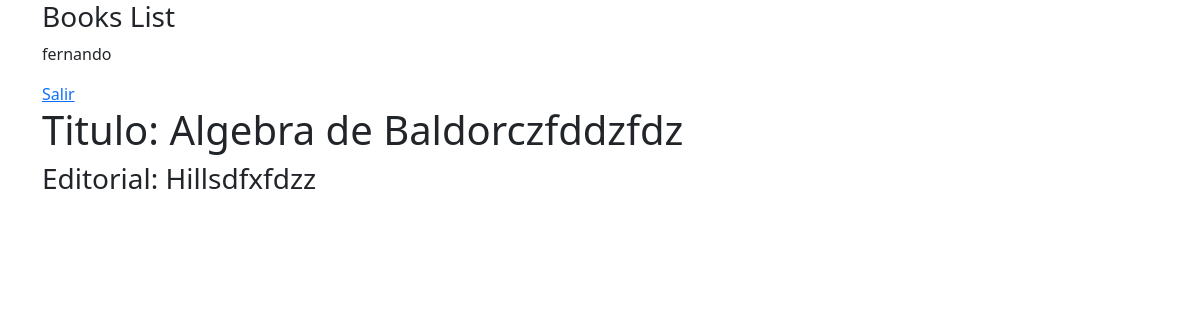
Page /books/5 (signed in) on the earlier database version.
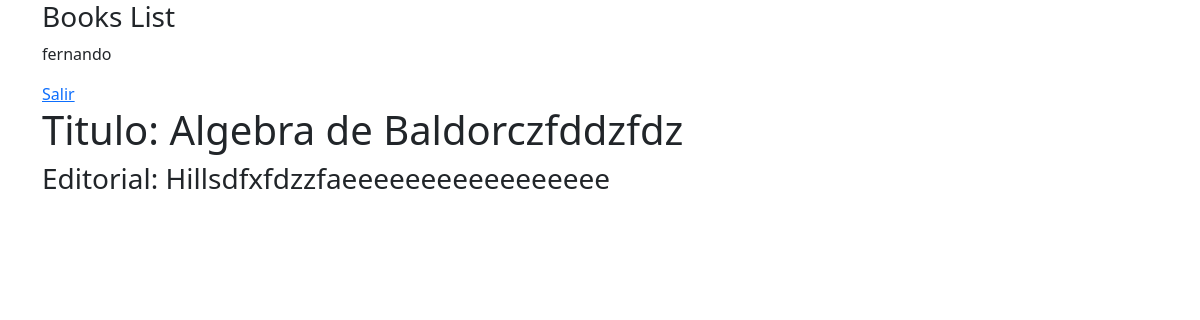
Same page on the later database version.
### books/models.py (models this page shows, shortened)
class Book(models.Model):
    titulo = models.CharField(max_length=20)
    editorial = models.CharField(max_length=20)
    STATUS = (
        ('a', 'Activo'),
        ('m', 'Mantenimiento'),
        ('r', 'Reservado')
    )
    state = models.CharField(max_length=1, choices=STATUS, blank=True, default='a')
    TIPOS_BOOK = [
        ('P', 'Pasta'),
        ('D', 'Digital')
    ]
    type = models.CharField(max_length=1, choices=TIPOS_BOOK, blank=True, default='P')
    COLORS = (
        (1, 'Azul'),
        (2, 'Rojo'),
        (3, 'Amarillo'),
        (4, 'Verde')
    )
    favorite_color = models.CharField(max_length=225, choices=COLORS, blank=True, default='')
    owner = models.ForeignKey(User, on_delete=models.CASCADE, default=1)
    class Meta:
        ordering = ["titulo"]

### books/views.py (the view)
# urls.py: path('<int:pk>', views.book_detail),  #/book/id
def book_detail(request, pk):
    book = Book.objects.get(pk=pk)
    context = {'book': book}
    return render(request, 'books_detail.html', context)

### books/templates/books_detail.html
{% extends 'base.html' %}
{% block content %}
      <h1>Titulo: {{book.titulo}} </h1>
      <h3>Editorial: {{book.editorial}} </h3>
{% endblock %}

Differences in the rows shown:
changed Book "Algebra de Baldorczfddzfdz": editorial "Hillsdfxfdzz" → "Hillsdfxfdzzfaeeeeeeeeeeeeeeeee"
